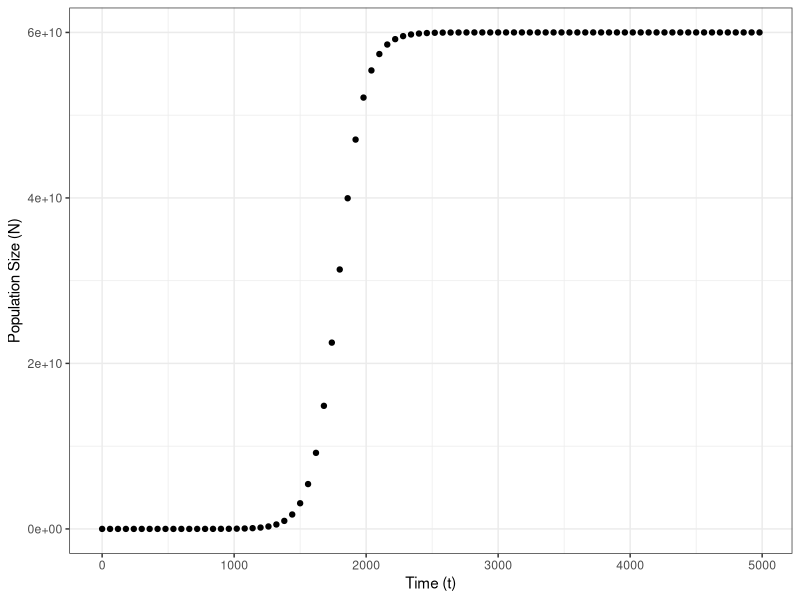
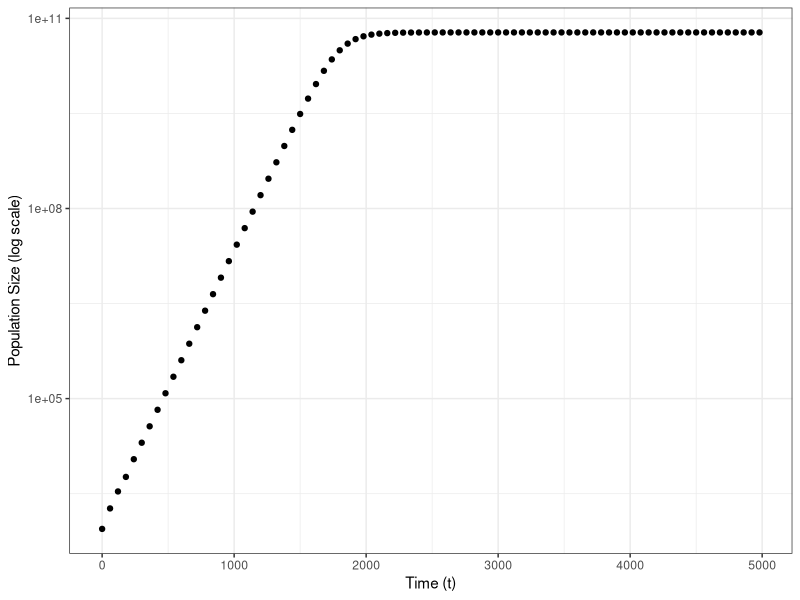

Write the R code that produced these figures, in order.
# Load the required library
install.packages("ggplot2", dependencies=TRUE)
library(ggplot2)

# Load the data
# Replace 'your_file_path.csv' with the actual path to your CSV file containing the logistic growth data
growth_data <- read.csv("experiment.csv.csv")

# Ensure the data has columns `t` (for time) and `N` (for population size) or adjust accordingly

# Plotting the data with raw scale for y-axis
ggplot(data = growth_data, aes(x = t, y = N)) +
  geom_point() +
  xlab("Time (t)") +
  ylab("Population Size (N)") +
  theme_bw()

# Plotting the data with logarithmic scale on y-axis
ggplot(data = growth_data, aes(x = t, y = N)) +
  geom_point() +
  xlab("Time (t)") +
  ylab("Population Size (log scale)") +
  scale_y_continuous(trans='log10') +
  theme_bw()

